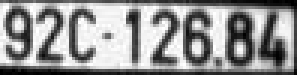
#> input picture test.jpg, 99 x 25 px (shown 3 times larger)
$ python preprocess.py
#> lines starting #> are read from the running program, lines starting #| are printed output that depends on the picture; after the words box and inside, x2 and y2 are one past the last pixel; in counts of white or black regions, pixels touching at a corner belong together
#> in main, img is the input picture: shape (25, 99, 3); min 0, max 255, mean 147.7
import cv2
import numpy as np

GAUSSIAN_SMOOTH_FILTER_SIZE = (3, 3)
ADAPTIVE_THRESH_BLOCK_SIZE = 3
ADAPTIVE_THRESH_WEIGHT = 1


def preprocess(img_original):
    img_gray = cv2.cvtColor(img_original, cv2.COLOR_BGR2GRAY)

    # img_max_contract_gray = maxmize_contrast(img_gray)

    height, width = img_gray.shape
#> height = 25; width = 99

    # img_blurred = np.zeros((height, width, 1), np.uint8)

    img_blurred = cv2.GaussianBlur(
        img_gray, GAUSSIAN_SMOOTH_FILTER_SIZE, 0)
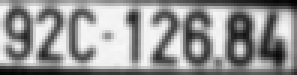
#> img_blurred: shape (25, 99) (shown 3 times larger); min 3, max 247, mean 149.4

    img_thresh = cv2.adaptiveThreshold(img_blurred, 255.0,
                                       cv2.ADAPTIVE_THRESH_GAUSSIAN_C,
                                       cv2.THRESH_BINARY_INV,
                                       ADAPTIVE_THRESH_BLOCK_SIZE,
                                       ADAPTIVE_THRESH_WEIGHT)
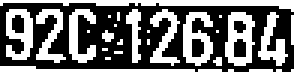
#> img_thresh: shape (25, 99) (shown 3 times larger); 46% white; 23 white regions (14 under 20 px), largest, box (x1, y1, x2, y2) and area: (0, 0, 99, 25) 400, (75, 4, 85, 22) 110, (61, 4, 71, 22) 108

    return img_gray, img_thresh


def maxmize_contrast(img_gray):

    height, width = img_gray.shape

    img_top_hat = np.zeros((height, width, 1), np.uint8)
    img_black_hat = np.zeros((height, width, 1), np.uint8)

    structuring_element = cv2.getStructuringElement(cv2.MORPH_RECT, (3, 3))

    img_top_hat = cv2.morphologyEx(
        img_gray, cv2.MORPH_TOPHAT, structuring_element)
    img_black_hat = cv2.morphologyEx(
        img_gray, cv2.MORPH_BLACKHAT, structuring_element)

    img_gray_plus_top_hat = cv2.add(img_gray, img_top_hat)

    img_gray_plus_top_hat = cv2.add(img_gray, img_top_hat)
    img_gray_plus_top_hat_minus_black_hat = cv2.subtract(
        img_gray_plus_top_hat, img_black_hat)

    return img_gray_plus_top_hat_minus_black_hat


def main():
    img = cv2.imread('test.jpg')
    img_gray, img_thresh = preprocess(img)

    cv2.imshow('gray', img_gray)
    cv2.imshow('threshold', img_thresh)

    cv2.waitKey(0)
    cv2.destroyAllWindows()


if __name__ == '__main__':
    main()
